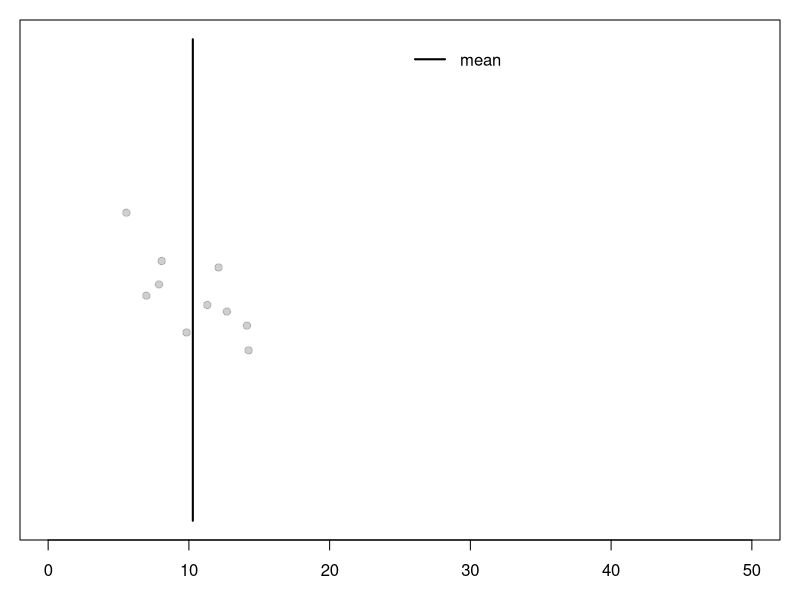
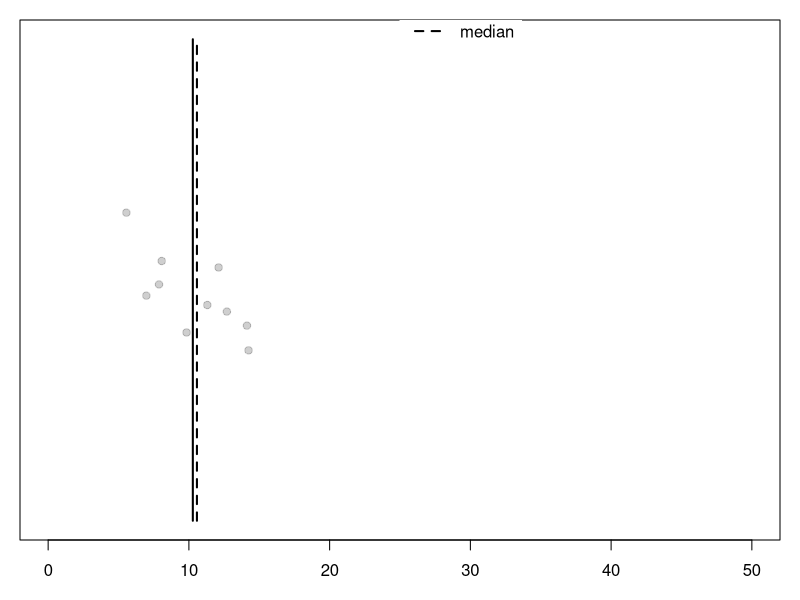
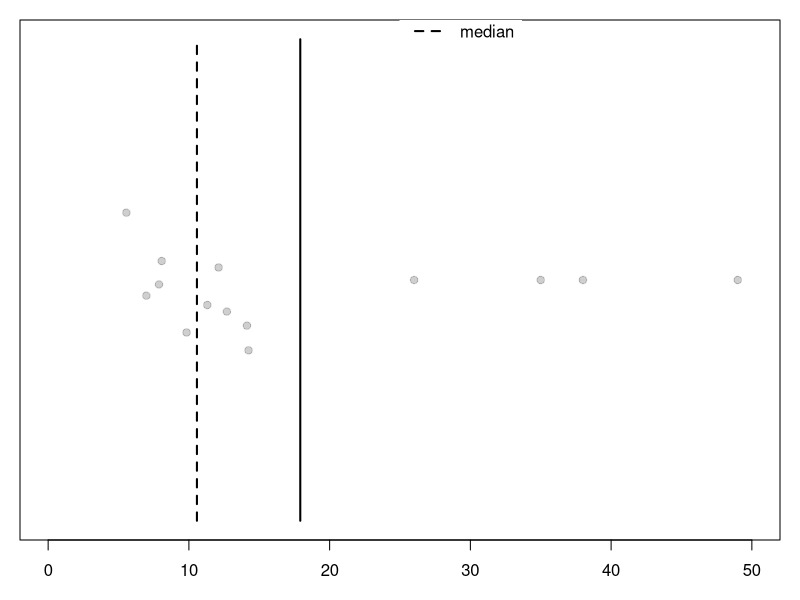
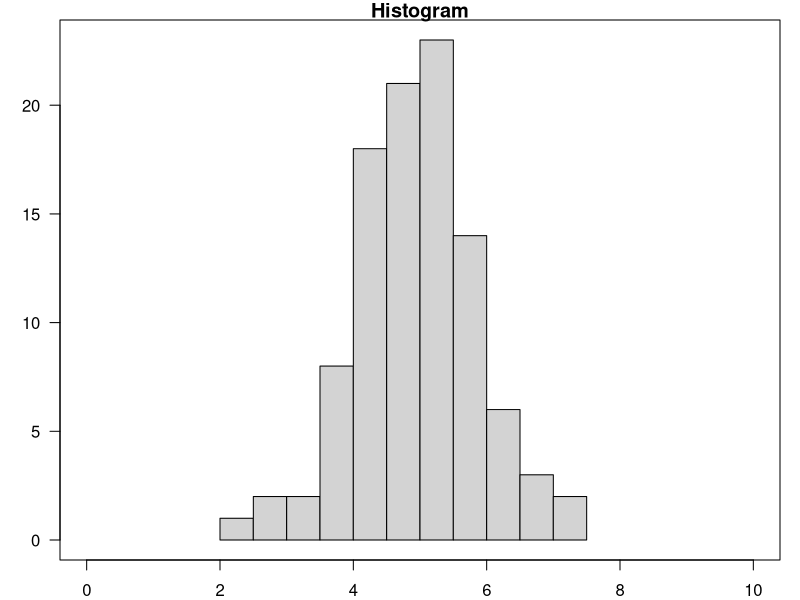
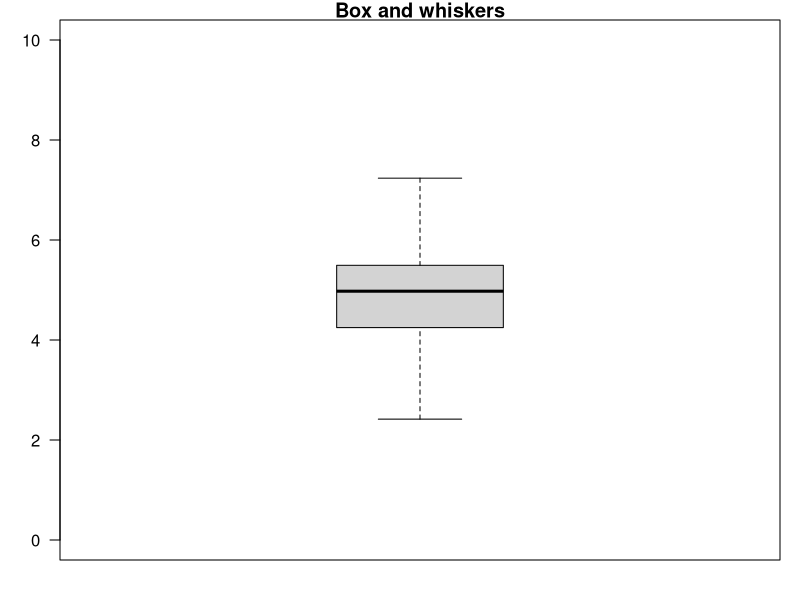
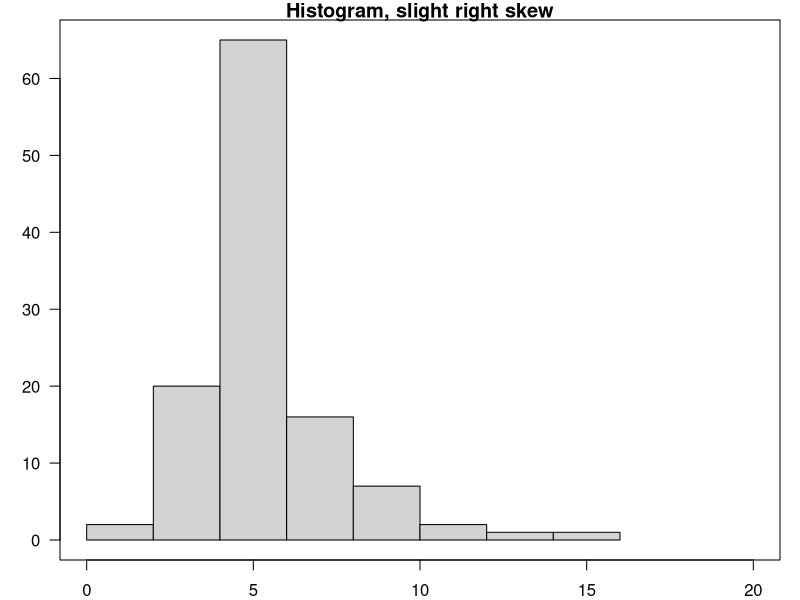
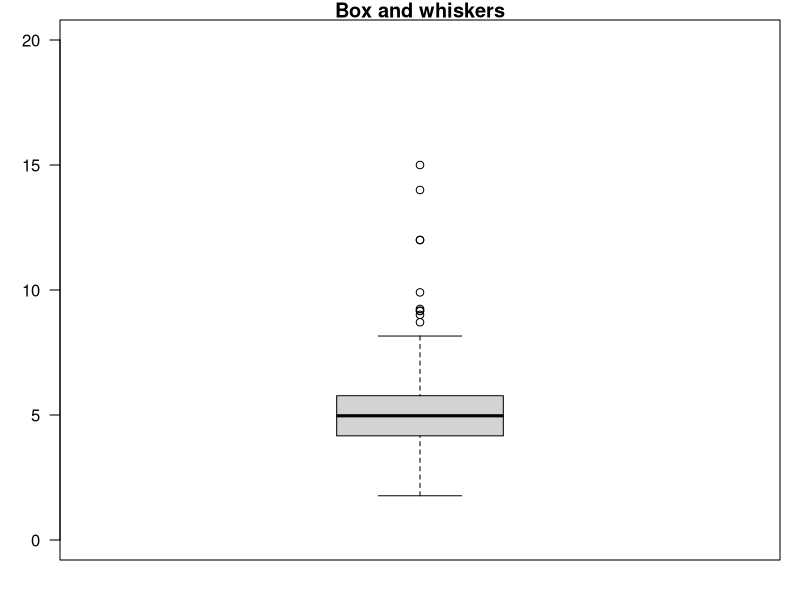
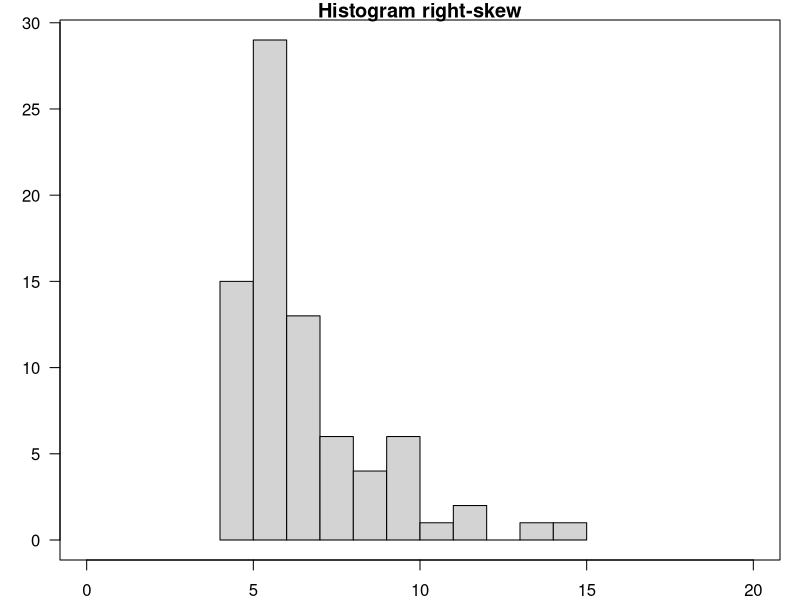

Source code (R) for these figures, in order:
## ---- chunk 1
knitr::opts_chunk$set(comment = NA)
knitr::opts_chunk$set( prompt=TRUE ) 

knitr::knit_hooks$set(small.mar = function(before, options, envir) {
    if (before) par(mar = c(2, 2, 1, 1))  # smaller margin on top and right
})
knitr::knit_hooks$set(left.mar = function(before, options, envir) {
    if (before) par(mar = c(2, 4, 1, 1))  # smaller margin on top and right
})
knitr::knit_hooks$set(med.mar = function(before, options, envir) {
    if (before) par(mar = c(4, 4, 1, 1))  # smaller margin on top and right
})
knitr::knit_hooks$set(bottom.mar = function(before, options, envir) {
    if (before) par(mar = c(3, 2, 1, 1))  # smaller margin on top and right
})
## ---- chunk 2
height = c(7,8,7,9.5)
weight = c(4,3.2, 3.7, 5.4)
myTable=data.frame(height, weight)
rownames(myTable)=c('Flopsy','Mopsy','Cottontail','Peter')

my_observations = rnorm(1000, mean=50, sd=10)
my_bivariate = c( rnorm(1000, mean=50, sd=5), rnorm(1000, mean=65, sd=5) )
pap_no = c( 9,17,9,0,15,12,7,0,0,0,13,10,0,0,0,8,1,7,4,
  7,2,12,1,4,0,35,6,9,0,0,12,16,16,0,6,3,0,4,
  0,0,0,0,3,2,1,7,5,23,2,3,3,5,0,3,5,17,1,
  1,4,21,0,0,2,14,5,2,0,3,6,2,1)

MCV = c( 59.5,49.0,48.7,50.1,49.9,54.5,57.0,63.2,47.5,65.1,63.5,61.3,77.3,50.2,50.9,66.4,62.1,49.7,58.2,60.0,54.8,45.3,48.8,61.2,47.8,53.4,60.1,61.4,
57.9,61.2,62.1,64.6,61.3,45.8,65.9,47.6,59.4,63.5,52.2,51.8,75.9,51.3,60.6,55.7,69.3,50.5,57.7,54.6,67.7,60.5,54.4,58.6,73.6,60.0,53.2,49.6,
56.4,62.0,48.9,52.9,50.1,56.3,56.6,64.3,59.3,57.3,57.2,48.1,46.6,45.2,48.7,60.6,48.0,47.5,52.7,49.7,56.4,51.2,46.1,43.8,51.7,47.4,59.0,54.1,
47.9,43.6,47.6,53.7,45.2,48.7,49.7,46.6,51.2,46.1,50.6,54.2,47.4,52.7,51.7,50.6,49.5,55.1,51.9,59.6,46.3,51.0,48.3,50.2,56.5,56.3,46.5,45.8,
55.3,47.0,49.8,47.6,56.9,55.4,52.9,58.1,58.2,56.0,57.0,48.6,55.4,58.3,57.2,58.6,55.0,65.5,60.7,45.5,44.1,47.2,50.4,46.7,55.1,52.5,53.1,55.2,
52.3,50.5,48.9,45.2,53.3,48.4,55.0,55.4,49.2,43.6,52.2,51.6,49.0,51.0,60.4,45.7,55.0,50.5,46.8,46.4,46.5,54.4,46.1,48.4,56.1,55.2,56.8,58.1,
47.7,55.0,58.6,55.2,47.2,46.5,58.2,56.7,58.9,57.3,54.2,54.6,54.9,55.7,54.7,56.1,55.3,51.1,48.3,46.2,51.6,54.7,49.9,54.0,55.8,49.6,46.2,58.4,
52.4,44.7,47.8,59.2,57.3,49.6,45.9,44.3,57.0,44.4,47.8,49.4,50.7,56.0,47.6,52.8,46.0,47.6,51.4,55.4,45.5,46.2,47.1,51.3,52.4,49.4,48.0,46.2)

## ---- chunk 3
par(mar=c(3,1,1,1))
vals = rnorm(10, mean=10, sd=3)
valskew=c()
ylocs =  jitter( rep(1,length(vals)), 3)
plot( c(vals, valskew),  
      c( ylocs, rep(1, length(valskew) ) ),
      pch=19, axes=FALSE, xlab="", ylab="", xlim=c(0, 50), ylim=c(0.8, 1.2), col="#11111133" )
box()
axis(1, seq(0,50,10))
mu = mean( c(vals, valskew) )
lines( c(mu, mu), c(0.8, 1.2), lwd=2)
legend( 25, 1.2, c("mean"), lty=c(1), lwd=2, box.col="white" )

## ---- chunk 4
par(mar=c(3,1,1,1))
plot( c(vals, valskew),  
      c( ylocs, rep(1, length(valskew) ) ),
      pch=19, axes=FALSE, xlab="", ylab="", xlim=c(0, 50), ylim=c(0.8, 1.2), col="#11111133" )
box()
axis(1, seq(0,50,10))
mu = mean( c(vals, valskew) )
lines( c(mu, mu), c(0.8, 1.2), lwd=2)
med = median( vals )
lines( c(med, med), c(0.8, 1.2), lwd=2, lty=2)
legend( 25, 1.24, c("mean", "median"), lty=c(1,2), lwd=2, box.col="white" )


valskew = c(26, 38, 35, 49)
plot( c(vals, valskew),  
      c( ylocs, rep(1, length(valskew) ) ),
      pch=19, axes=FALSE, xlab="", ylab="", xlim=c(0, 50), ylim=c(0.8, 1.2), col="#11111133" )
box()
axis(1, seq(0,50,10))
mu = mean( c(vals, valskew) )
lines( c(mu, mu), c(0.8, 1.2), lwd=2)
med = median( vals )
lines( c(med, med), c(0.8, 1.2), lwd=2, lty=2)
legend( 25, 1.24, c("mean", "median"), lty=c(1,2), lwd=2, box.col="white" )

## ---- chunk 5
vv = rnorm( 100, mean=5)
par(mar=c(2,3,1,1))
hist(vv, las=1, xlim=c(0,10), main="Histogram" )
box()
boxplot( vv, las=1, ylim=c(0, 10), boxwex=0.5, main="Box and whiskers" )
## ---- chunk 6
vv2 = c( rnorm( 100, mean=5), rnorm( 10, mean=9), 12,12,14,15 )
par(mar=c(2,3,1,1))
hist(vv2, las=1, xlim=c(0,20), main="Histogram, slight right skew")
box()
boxplot( vv2, las=1, ylim=c(0, 20), boxwex=0.5, main="Box and whiskers" )
## ---- chunk 7
vv2 = vv2[vv2>4.5]
vv2 = c(vv2, 7,8,8,9,9,10,11)
par(mar=c(2,3,1,1))
hist(vv2, las=1, xlim=c(0,20), main="Histogram right-skew", breaks=10)
box()
boxplot( vv2, las=1, ylim=c(0, 20), boxwex=0.5, main="Box and whiskers, right-skew" )
